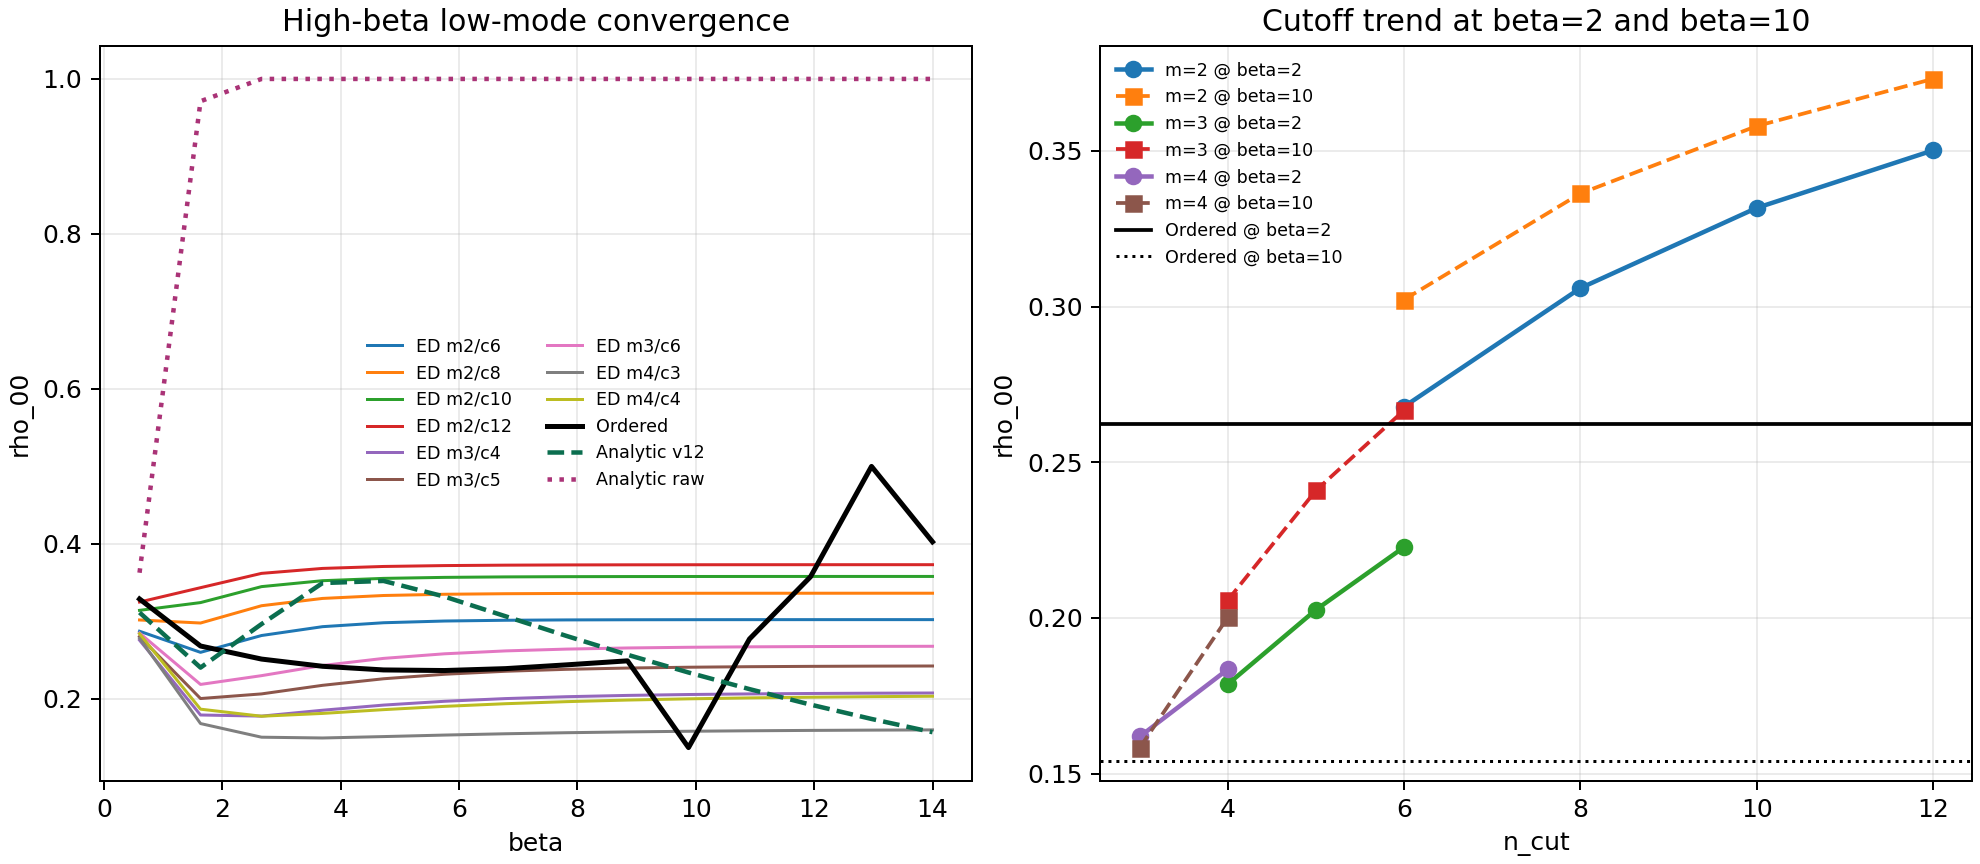

Generate this figure with Python:
﻿"""
High-beta, low-mode ED convergence scan with checkpoints.

Design choices from user request:
- "not too many more modes" -> n_modes in {2,3,4} with limited cutoffs
- "crank beta up" -> beta extended to 14

Checkpoint behavior:
- writes scan CSV after every point
- prints [OK]/[ERR] progress lines
- rerun resumes from existing CSV
"""

from __future__ import annotations

from dataclasses import dataclass
from pathlib import Path
import time

import matplotlib.pyplot as plt
import numpy as np
import pandas as pd

from hmf_component_normalized_compare_codex_v5 import _compact_components
from hmf_model_comparison_standalone_codex_v1 import (
    BenchmarkConfig as LiteConfig,
    RenormConfig,
    extract_density,
    ordered_gaussian_state,
)
from hmf_v5_qubit_core import build_ed_context, exact_reduced_state
from prl127_qubit_benchmark import BenchmarkConfig as EDConfig


@dataclass(frozen=True)
class Case:
    n_modes: int
    n_cut: int


def _rmse(x: np.ndarray) -> float:
    return float(np.sqrt(np.mean(np.square(x)))) if len(x) else np.nan


def _build_lite(beta: float, theta: float) -> LiteConfig:
    return LiteConfig(
        beta=float(beta),
        omega_q=2.0,
        theta=float(theta),
        n_modes=24,
        n_cut=1,
        omega_min=0.1,
        omega_max=8.0,
        q_strength=5.0,
        tau_c=0.5,
    )


def _build_ed(beta: float, theta: float, case: Case, prefix: str) -> EDConfig:
    return EDConfig(
        beta=float(beta),
        omega_q=2.0,
        theta=float(theta),
        n_modes=int(case.n_modes),
        n_cut=int(case.n_cut),
        omega_min=0.1,
        omega_max=8.0,
        q_strength=5.0,
        tau_c=0.5,
        lambda_min=0.0,
        lambda_max=1.0,
        lambda_points=2,
        output_prefix=prefix,
    )


def main() -> None:
    out_dir = Path(__file__).resolve().parent
    prefix = "hmf_ed_convergence_highbeta_lomodes_codex_v30"
    scan_csv = out_dir / f"{prefix}_scan.csv"
    summary_csv = out_dir / f"{prefix}_summary.csv"
    fig_png = out_dir / f"{prefix}.png"
    log_md = out_dir / f"{prefix}_log.md"

    # High-beta sweep
    betas = np.linspace(0.6, 14.0, 14, dtype=float)
    theta = float(np.pi / 2.0)
    g = 0.5
    ren = RenormConfig(scale=1.04, kappa=0.94)

    # Low-mode, moderate cutoff ladder
    cases = [
        Case(2, 6), Case(2, 8), Case(2, 10), Case(2, 12),
        Case(3, 4), Case(3, 5), Case(3, 6),
        Case(4, 3), Case(4, 4),
    ]

    if scan_csv.exists():
        df = pd.read_csv(scan_csv)
    else:
        df = pd.DataFrame(
            columns=[
                "key", "status", "error", "timestamp", "elapsed_s",
                "beta", "theta", "g", "n_modes", "n_cut",
                "ed_p00", "ed_coh",
                "ordered_p00", "ordered_coh",
                "analytic_v12_p00", "analytic_v12_coh",
                "analytic_raw_p00", "analytic_raw_coh",
            ]
        )

    done = set(df["key"].astype(str).tolist()) if not df.empty else set()
    total = len(betas) * len(cases)
    print(f"[START] total={total}, done={len(done)}, remaining={total-len(done)}")

    ref_cache: dict[float, tuple[float, float, float, float, float, float]] = {}
    t_all = time.perf_counter()

    for case in cases:
        for beta in betas:
            key = f"{beta:.8f}|{case.n_modes}|{case.n_cut}"
            if key in done:
                continue

            t0 = time.perf_counter()
            row: dict[str, object] = {
                "key": key,
                "status": "ok",
                "error": "",
                "timestamp": time.strftime("%Y-%m-%d %H:%M:%S"),
                "beta": float(beta),
                "theta": theta,
                "g": g,
                "n_modes": int(case.n_modes),
                "n_cut": int(case.n_cut),
            }

            try:
                if beta not in ref_cache:
                    lite = _build_lite(beta, theta)
                    rho_o = ordered_gaussian_state(lite, g)
                    p00_o, _p11_o, coh_o = extract_density(rho_o)
                    p00_v12, _p11_v12, coh_v12, _ratio_v12 = _compact_components(
                        lite, g, use_running=True, renorm=ren
                    )
                    p00_raw, _p11_raw, coh_raw, _ratio_raw = _compact_components(
                        lite, g, use_running=False, renorm=ren
                    )
                    ref_cache[beta] = (p00_o, coh_o, p00_v12, coh_v12, p00_raw, coh_raw)

                p00_o, coh_o, p00_v12, coh_v12, p00_raw, coh_raw = ref_cache[beta]
                row["ordered_p00"] = float(p00_o)
                row["ordered_coh"] = float(coh_o)
                row["analytic_v12_p00"] = float(p00_v12)
                row["analytic_v12_coh"] = float(coh_v12)
                row["analytic_raw_p00"] = float(p00_raw)
                row["analytic_raw_coh"] = float(coh_raw)

                ecfg = _build_ed(beta, theta, case, prefix=f"{prefix}_edtmp")
                ed_ctx = build_ed_context(ecfg)
                rho_ed = exact_reduced_state(ed_ctx, g)
                p00_ed, _p11_ed, coh_ed = extract_density(rho_ed)
                row["ed_p00"] = float(p00_ed)
                row["ed_coh"] = float(coh_ed)
            except Exception as exc:
                row["status"] = "error"
                row["error"] = str(exc)
                for c in [
                    "ed_p00", "ed_coh",
                    "ordered_p00", "ordered_coh",
                    "analytic_v12_p00", "analytic_v12_coh",
                    "analytic_raw_p00", "analytic_raw_coh",
                ]:
                    row[c] = np.nan

            row["elapsed_s"] = float(time.perf_counter() - t0)
            if df.empty:
                df = pd.DataFrame([row])
            else:
                df = pd.concat([df, pd.DataFrame([row])], ignore_index=True)
            done.add(key)
            df.to_csv(scan_csv, index=False)

            status = str(row["status"]).upper()
            print(
                f"[{status}] {len(done)}/{total} beta={beta:.3f} m={case.n_modes} c={case.n_cut} "
                f"dt={row['elapsed_s']:.2f}s T={(time.perf_counter()-t_all)/60.0:.1f}m"
            )

    ok = df[df["status"] == "ok"].copy()
    summary_rows: list[dict[str, object]] = []
    for (n_modes, n_cut), grp in ok.groupby(["n_modes", "n_cut"]):
        grp = grp.sort_values("beta")
        summary_rows.append(
            {
                "n_modes": int(n_modes),
                "n_cut": int(n_cut),
                "n_points": int(len(grp)),
                "rmse_ed_vs_ordered_p00": _rmse(grp["ed_p00"].to_numpy(float) - grp["ordered_p00"].to_numpy(float)),
                "rmse_ed_vs_v12_p00": _rmse(grp["ed_p00"].to_numpy(float) - grp["analytic_v12_p00"].to_numpy(float)),
                "rmse_ed_vs_raw_p00": _rmse(grp["ed_p00"].to_numpy(float) - grp["analytic_raw_p00"].to_numpy(float)),
                "p00_at_beta2": float(np.interp(2.0, grp["beta"].to_numpy(float), grp["ed_p00"].to_numpy(float))),
                "p00_at_beta10": float(np.interp(10.0, grp["beta"].to_numpy(float), grp["ed_p00"].to_numpy(float))),
            }
        )
    summary = pd.DataFrame.from_records(summary_rows).sort_values(["n_modes", "n_cut"]).reset_index(drop=True)
    summary.to_csv(summary_csv, index=False)

    fig, axes = plt.subplots(1, 2, figsize=(11, 4.8), constrained_layout=True)
    ax = axes[0]
    for (n_modes, n_cut), grp in ok.groupby(["n_modes", "n_cut"]):
        grp = grp.sort_values("beta")
        ax.plot(grp["beta"], grp["ed_p00"], linewidth=1.2, label=f"ED m{int(n_modes)}/c{int(n_cut)}")
    if not ok.empty:
        ref = ok.sort_values("beta").drop_duplicates(subset=["beta"])
        ax.plot(ref["beta"], ref["ordered_p00"], color="black", linewidth=2.0, label="Ordered")
        ax.plot(ref["beta"], ref["analytic_v12_p00"], color="#0B6E4F", linestyle="--", linewidth=1.8, label="Analytic v12")
        ax.plot(ref["beta"], ref["analytic_raw_p00"], color="#AA3377", linestyle=":", linewidth=1.8, label="Analytic raw")
    ax.set_title("High-beta low-mode convergence")
    ax.set_xlabel("beta")
    ax.set_ylabel("rho_00")
    ax.grid(alpha=0.25)
    ax.legend(frameon=False, fontsize=7, ncol=2)

    ax = axes[1]
    for n_modes, grp_m in summary.groupby("n_modes"):
        grp_m = grp_m.sort_values("n_cut")
        ax.plot(grp_m["n_cut"], grp_m["p00_at_beta2"], "o-", linewidth=1.8, label=f"m={int(n_modes)} @ beta=2")
        ax.plot(grp_m["n_cut"], grp_m["p00_at_beta10"], "s--", linewidth=1.5, label=f"m={int(n_modes)} @ beta=10")
    if not ok.empty:
        ref = ok.sort_values("beta").drop_duplicates(subset=["beta"])
        ax.axhline(float(np.interp(2.0, ref["beta"], ref["ordered_p00"])), color="black", linewidth=1.5, label="Ordered @ beta=2")
        ax.axhline(float(np.interp(10.0, ref["beta"], ref["ordered_p00"])), color="black", linestyle=":", linewidth=1.2, label="Ordered @ beta=10")
    ax.set_title("Cutoff trend at beta=2 and beta=10")
    ax.set_xlabel("n_cut")
    ax.set_ylabel("rho_00")
    ax.grid(alpha=0.25)
    ax.legend(frameon=False, fontsize=7)

    fig.savefig(fig_png, dpi=180)
    plt.close(fig)

    lines = []
    lines.append("# High-Beta Low-Mode ED Convergence (Codex v30)")
    lines.append("")
    lines.append("| n_modes | n_cut | n_points | rmse_ed_vs_ordered_p00 | rmse_ed_vs_v12_p00 | rmse_ed_vs_raw_p00 | p00_at_beta2 | p00_at_beta10 |")
    lines.append("|---:|---:|---:|---:|---:|---:|---:|---:|")
    for _, r in summary.iterrows():
        lines.append(
            f"| {int(r['n_modes'])} | {int(r['n_cut'])} | {int(r['n_points'])} | "
            f"{r['rmse_ed_vs_ordered_p00']:.6f} | {r['rmse_ed_vs_v12_p00']:.6f} | {r['rmse_ed_vs_raw_p00']:.6f} | "
            f"{r['p00_at_beta2']:.6f} | {r['p00_at_beta10']:.6f} |"
        )
    log_md.write_text("\n".join(lines), encoding="utf-8")

    print(f"[DONE] wrote {scan_csv.name}, {summary_csv.name}, {fig_png.name}, {log_md.name}")


if __name__ == "__main__":
    main()

